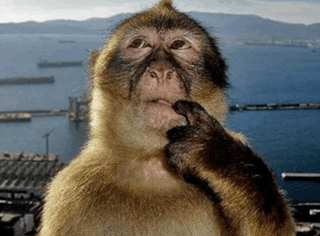
#> input picture monkey-thinking.png, 320 x 236 px
$ python convert_image.py monkey-thinking.png out.png
#> lines starting #> are read from the running program, lines starting #| are printed output that depends on the picture
#ai wrote this idc
from pathlib import Path
import argparse

from PIL import Image


DISPLAY_WIDTH = 240
DISPLAY_HEIGHT = 320
BYTES_PER_PIXEL = 2


def rgb888_to_rgb565(red, green, blue):
    return ((red & 0xF8) << 8) | ((green & 0xFC) << 3) | (blue >> 3)


def convert_image(source_path, output_path):
    expected_size = DISPLAY_WIDTH * DISPLAY_HEIGHT * BYTES_PER_PIXEL

    with Image.open(source_path) as image:
#> image is the input picture: PIL image 320x236 RGB; mean R, G, B 99.7, 97, 90.5
        image = image.convert("RGB")
        image = image.resize(
            (DISPLAY_WIDTH, DISPLAY_HEIGHT),
            Image.Resampling.LANCZOS,
        )
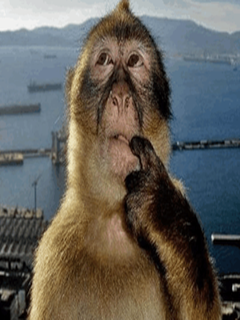
#> image: PIL image 240x320 RGB; mean R, G, B 99.7, 97, 90.5

        output = bytearray(expected_size)
        position = 0

        for red, green, blue in image.getdata():
            pixel = rgb888_to_rgb565(red, green, blue)
            output[position] = pixel >> 8
            output[position + 1] = pixel & 0xFF
            position += BYTES_PER_PIXEL
#> this loop made 76800 passes
#> (red, green, blue, pixel, position) on passes 1 to 3: (227, 228, 227, 59196, 2), (227, 228, 227, 59196, 4), (227, 228, 227, 59196, 6)
#> after the loop, position = 153600

    output_path.write_bytes(output)

    actual_size = output_path.stat().st_size
    if actual_size != expected_size:
        raise RuntimeError(
            f"Expected {expected_size} bytes, wrote {actual_size} bytes"
        )

    print(f"Converted {source_path} to {output_path}")
    print(f"Size: {DISPLAY_WIDTH}x{DISPLAY_HEIGHT}, {actual_size} bytes")


def main():
    parser = argparse.ArgumentParser(
        description="Convert a PNG image to raw RGB565 for a 240x320 ST7789 display."
    )
    parser.add_argument("source", type=Path, help="Input PNG or other Pillow image")
    parser.add_argument("output", type=Path, help="Output .bin filename")
    arguments = parser.parse_args()

    convert_image(arguments.source, arguments.output)


if __name__ == "__main__":
    main()
